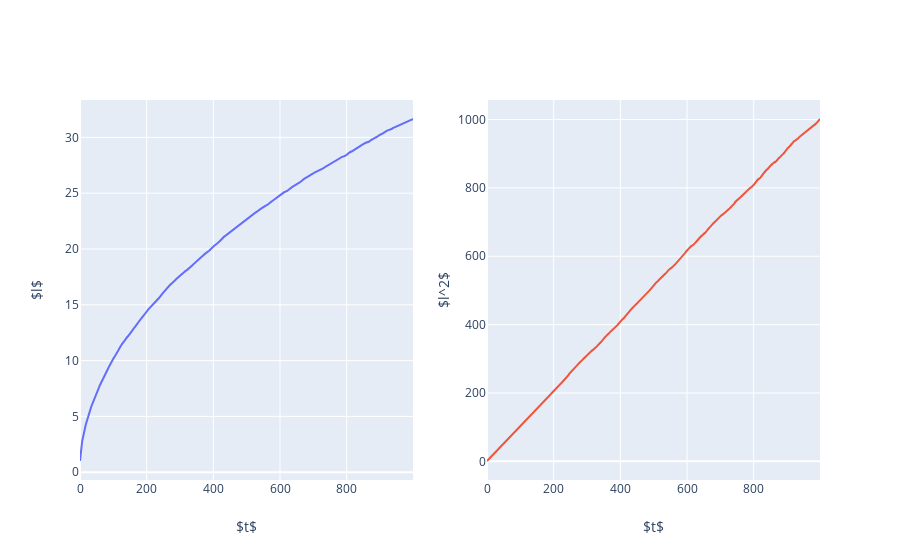

Notebook code for this chart:
### Code cell
import plotly.graph_objects as go
from plotly.subplots import make_subplots
import numpy as np

l = 1000
N = 10000
t = np.arange(l)
steps = np.random.choice([-1, 1], size=(N, l)) + 0.05 * np.random.standard_normal((N, l)) # l steps
position = np.cumsum(steps, axis=1) # integrate the position by summing steps values
average_distance = np.std(position, axis=0) # average distance

fig = make_subplots(1, 2)
fig.add_trace(go.Scatter(x=t, y=average_distance, name='mean distance'), 1, 1)
fig.add_trace(go.Scatter(x=t, y=average_distance**2, name='mean squared distance'), 1, 2)
fig.update_xaxes(title_text='$t$')
fig.update_yaxes(title_text='$l$', col=1)
fig.update_yaxes(title_text='$l^2$', col=2)
fig.update_layout(showlegend=False)
fig.show()

### Figure 1 — Plotly figure (JSON) as saved in the notebook; plotly's stock layout.template omitted (floating-point values rounded to 4 significant figures; data arrays with more than 128 entries replaced by an {"elided": "..."} marker saying what was removed)
{"data": [{"name": "mean distance", "type": "scatter", "x": {"elided": "1000 int values"}, "xaxis": "x", "y": {"elided": "1000 float values"}, "yaxis": "y"}, {"name": "mean squared distance", "type": "scatter", "x": {"elided": "1000 int values"}, "xaxis": "x2", "y": {"elided": "1000 float values"}, "yaxis": "y2"}], "layout": {"showlegend": false, "xaxis": {"anchor": "y", "domain": [0, 0.45], "title": {"text": "$t$"}}, "xaxis2": {"anchor": "y2", "domain": [0.55, 1], "title": {"text": "$t$"}}, "yaxis": {"anchor": "x", "domain": [0, 1], "title": {"text": "$l$"}}, "yaxis2": {"anchor": "x2", "domain": [0, 1], "title": {"text": "$l^2$"}}}}
